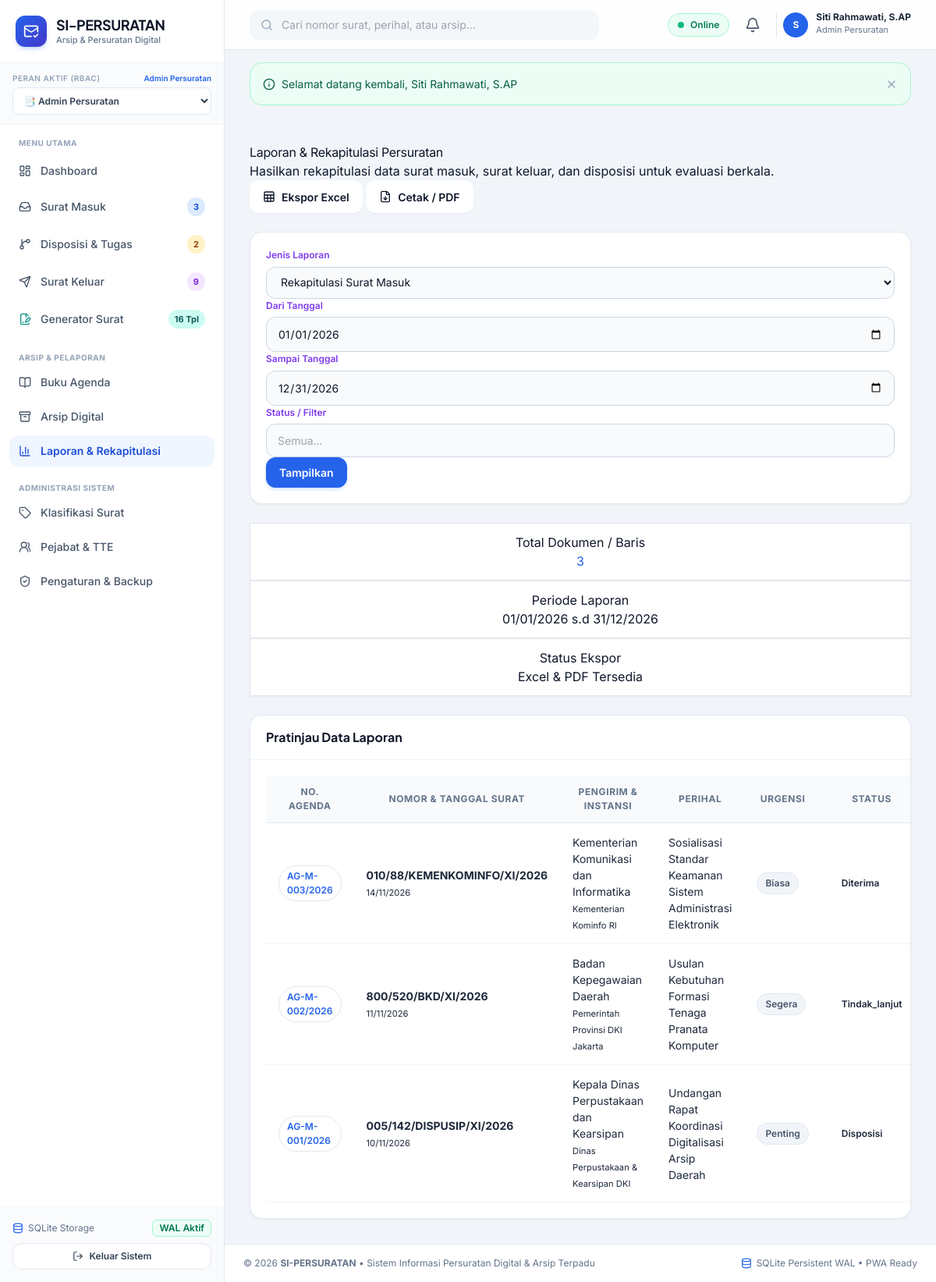
The page /public/laporan/index.php (signed in) on the database its author committed.
### tables this page shows
CREATE TABLE users (
    id INTEGER PRIMARY KEY AUTOINCREMENT,
    username TEXT NOT NULL UNIQUE,
    email TEXT NOT NULL UNIQUE,
    password_hash TEXT NOT NULL,
    full_name TEXT NOT NULL,
    nip TEXT,
    jabatan TEXT,
    phone TEXT,
    role_id INTEGER NOT NULL,
    avatar TEXT,
    is_active INTEGER NOT NULL DEFAULT 1,
    created_at DATETIME DEFAULT CURRENT_TIMESTAMP,
    updated_at DATETIME DEFAULT CURRENT_TIMESTAMP,
    deleted_at DATETIME DEFAULT NULL,
    FOREIGN KEY (role_id) REFERENCES roles (id) ON DELETE RESTRICT
);

CREATE TABLE roles (
    id INTEGER PRIMARY KEY AUTOINCREMENT,
    name TEXT NOT NULL,
    slug TEXT NOT NULL UNIQUE,
    description TEXT,
    created_at DATETIME DEFAULT CURRENT_TIMESTAMP
);

CREATE TABLE surat_masuk (
    id INTEGER PRIMARY KEY AUTOINCREMENT,
    nomor_agenda TEXT NOT NULL,
    nomor_surat TEXT NOT NULL,
    tanggal_surat DATE NOT NULL,
    tanggal_terima DATE NOT NULL,
    pengirim TEXT NOT NULL,
    asal_instansi TEXT NOT NULL,
    perihal TEXT NOT NULL,
    isi_ringkas TEXT,
    kategori TEXT DEFAULT 'Umum',
    klasifikasi_id INTEGER,
    tingkat_urgensi TEXT NOT NULL DEFAULT 'biasa', -- 'biasa', 'penting', 'segera', 'rahasia'
    file_dokumen TEXT,
    lampiran_files TEXT, -- JSON list of files
    status TEXT NOT NULL DEFAULT 'diterima', -- 'diterima', 'disposisi', 'tindak_lanjut', 'selesai'
    penerima_user_id INTEGER,
    created_at DATETIME DEFAULT CURRENT_TIMESTAMP,
    updated_at DATETIME DEFAULT CURRENT_TIMESTAMP,
    deleted_at DATETIME DEFAULT NULL,
    FOREIGN KEY (klasifikasi_id) REFERENCES klasifikasi_surat (id) ON DELETE SET NULL,
    FOREIGN KEY (penerima_user_id) REFERENCES users (id) ON DELETE SET NULL
);

### public/laporan/index.php (the view, shortened to what the rows shown need)
<?php
require_once __DIR__ . '/../../config/app.php';
if (!Auth::check() || !Auth::can('laporan.view')) {
    Flash::set('danger', 'Akses ditolak.');
    redirect('dashboard.php');
}
$tipeLaporan = $_GET['tipe'] ?? 'surat_masuk';
$dateFrom = $_GET['date_from'] ?? date('Y-01-01');
$dateTo = $_GET['date_to'] ?? date('Y-12-31');
$statusFilter = $_GET['status'] ?? '';
$rows = [];
if ($tipeLaporan === 'surat_masuk') {
    $rows = SuratMasuk::getAll([
        'date_from' => $dateFrom,
        'date_to' => $dateTo,
        'status' => $statusFilter
    ]);
} elseif ($tipeLaporan === 'surat_keluar') {
    $rows = SuratKeluar::getAll([
        'date_from' => $dateFrom,
        'date_to' => $dateTo,
        'status' => $statusFilter
    ]);
}
require_once APP_PATH . '/views/layouts/header.php';
?>
<div class="card border-0 shadow-sm rounded-3">
    <div class="card-body p-0">
        <div class="table-responsive">
            <table class="table table-custom mb-0">
                <thead>
                    <?php if ($tipeLaporan === 'surat_masuk'): ?>
                        <tr>
                            <th>No. Agenda</th>
                            <th>Nomor & Tanggal Surat</th>
                            <th>Pengirim & Instansi</th>
                            <th>Perihal</th>
                            <th>Urgensi</th>
                            <th>Status</th>
                        </tr>
                    <?php endif; ?>
                </thead>
                <tbody>
                    <?php if (empty($rows)): ?>
                        <tr>
                            <td colspan="6" class="text-center text-muted py-5">Tidak ada data untuk rentang waktu dan filter yang dipilih.</td>
                        </tr>
                    <?php else: ?>
                        <?php foreach ($rows as $r): ?>
                            <tr>
                                <?php if ($tipeLaporan === 'surat_masuk'): ?>
                                    <td><span class="badge bg-light text-primary border"><?= htmlspecialchars($r['nomor_agenda']) ?></span></td>
                                    <td><strong><?= htmlspecialchars($r['nomor_surat']) ?></strong><br><small class="text-muted"><?= date('d/m/Y', strtotime($r['tanggal_surat'])) ?></small></td>
                                    <td><?= htmlspecialchars($r['pengirim']) ?><br><small class="text-muted"><?= htmlspecialchars($r['asal_instansi']) ?></small></td>
                                    <td><?= htmlspecialchars($r['perihal']) ?></td>
                                    <td><span class="badge bg-secondary"><?= ucfirst($r['tingkat_urgensi']) ?></span></td>
                                    <td><span class="badge badge-soft-primary"><?= ucfirst($r['status']) ?></span></td>
                                <?php endif; ?>
                            </tr>
                        <?php endforeach; ?>
                    <?php endif; ?>
                </tbody>
            </table>
        </div>
    </div>
</div>
<?php require_once APP_PATH . '/views/layouts/footer.php'; ?>

### app/views/layouts/header.php (shortened to what the rows shown need)
<!DOCTYPE html>
<html lang="id">
<head>
    <script src="https://cdn.tailwindcss.com"></script>
</head>
<body class="antialiased selection:bg-blue-100 selection:text-blue-900">
<div class="min-h-screen flex flex-col lg:flex-row">
    <?php require_once APP_PATH . '/views/layouts/sidebar.php'; ?>
    <div class="flex-1 flex flex-col min-w-0 pb-20 lg:pb-0">
        <header class="sticky top-0 z-30 bg-white/90 backdrop-blur-md border-b border-slate-200 px-4 lg:px-8 h-16 flex items-center justify-between gap-4">
            <div class="flex items-center gap-2 sm:gap-3">
                <div class="relative">
                    <button onclick="toggleDropdown('user-menu')" class="flex items-center gap-2.5 pl-2 border-l border-slate-200 hover:opacity-90 transition">
                        <div class="w-8 h-8 rounded-full bg-blue-600 text-white font-bold text-xs flex items-center justify-center shadow-xs">
                            <?= strtoupper(substr($currentUser['full_name'] ?? 'U', 0, 1)) ?>
                        </div>
                        <div class="hidden md:block text-left">
                            <p class="text-xs font-bold text-slate-800 leading-none"><?= htmlspecialchars($currentUser['full_name'] ?? 'User') ?></p>
                            <p class="text-[11px] text-slate-500 mt-0.5"><?= htmlspecialchars($currentUser['role_name'] ?? 'Role') ?></p>
                        </div>
                    </button>
                </div>
            </div>
        </header>
        <main class="flex-1 p-4 lg:p-8 max-w-7xl w-full mx-auto space-y-6">

### app/views/layouts/sidebar.php (shortened to what the rows shown need)
<?php
$currentUser = Auth::user();
$currentRoleSlug = $currentUser['role_slug'] ?? 'superadmin';
?>
<aside id="sidebar" class="fixed lg:sticky top-0 left-0 z-50 h-screen w-72 bg-white border-r border-slate-200 flex flex-col transition-transform duration-300 -translate-x-full lg:translate-x-0 shrink-0">
  <div class="p-5 border-b border-slate-100 flex items-center justify-between">
    <a href="<?= url('dashboard.php') ?>" class="flex items-center gap-3 group text-decoration-none">
      <div>
        <h1 class="font-display font-bold text-slate-900 text-lg leading-tight tracking-tight">SI-PERSURATAN</h1>
      </div>
    </a>
  </div>
  <div class="px-4 py-3 bg-slate-50/80 border-b border-slate-100">
    <div class="flex items-center justify-between mb-1">
      <label class="text-[10px] font-semibold uppercase tracking-wider text-slate-400 block">Peran Aktif (RBAC)</label>
      <span class="text-[10px] text-blue-600 font-semibold"><?= htmlspecialchars($currentUser['role_name'] ?? 'User') ?></span>
    </div>
    <div class="relative">
      <select onchange="window.location.href='<?= url('switch_role.php?role=') ?>' + this.value" class="w-full text-xs font-semibold bg-white border border-slate-200 rounded-lg px-2.5 py-2 text-slate-700 focus:outline-none focus:ring-2 focus:ring-blue-500/20 focus:border-blue-600 cursor-pointer">
        <option value="admin_persuratan" <?= $currentRoleSlug === 'admin_persuratan' ? 'selected' : '' ?>>📑 Admin Persuratan</option>
      </select>
    </div>
  </div>
</aside>

### rows shown on the page
users: role.name "Admin Persuratan", full_name "S", full_name "Siti Rahmawati, S.AP"
roles: slug "📑 Admin Persuratan"
surat_masuk: nomor_agenda "AG-M-003/2026", nomor_surat "010/88/KEMENKOMINFO/XI/2026", tanggal_surat "14/11/2026", pengirim "Kementerian Komunikasi dan Informatika", asal_instansi "Kementerian Kominfo RI", perihal "Sosialisasi Standar Keamanan Sistem Administrasi Elektronik", tingkat_urgensi "Biasa", status "Diterima"
surat_masuk: nomor_agenda "AG-M-002/2026", nomor_surat "800/520/BKD/XI/2026", tanggal_surat "11/11/2026", pengirim "Badan Kepegawaian Daerah", asal_instansi "Pemerintah Provinsi DKI Jakarta", perihal "Usulan Kebutuhan Formasi Tenaga Pranata Komputer", tingkat_urgensi "Segera", status "Tindak_lanjut"
surat_masuk: nomor_agenda "AG-M-001/2026", nomor_surat "005/142/DISPUSIP/XI/2026", tanggal_surat "10/11/2026", pengirim "Kepala Dinas Perpustakaan dan Kearsipan", asal_instansi "Dinas Perpustakaan & Kearsipan DKI", perihal "Undangan Rapat Koordinasi Digitalisasi Arsip Daerah", tingkat_urgensi "Penting", status "Disposisi"

### other values the page prints
$badgeSm "3"
$badgeDisp "2"
$badgeSk "9"
$msg['message'] "Selamat datang kembali, Siti Rahmawati, S.AP"
count($rows) "3"
